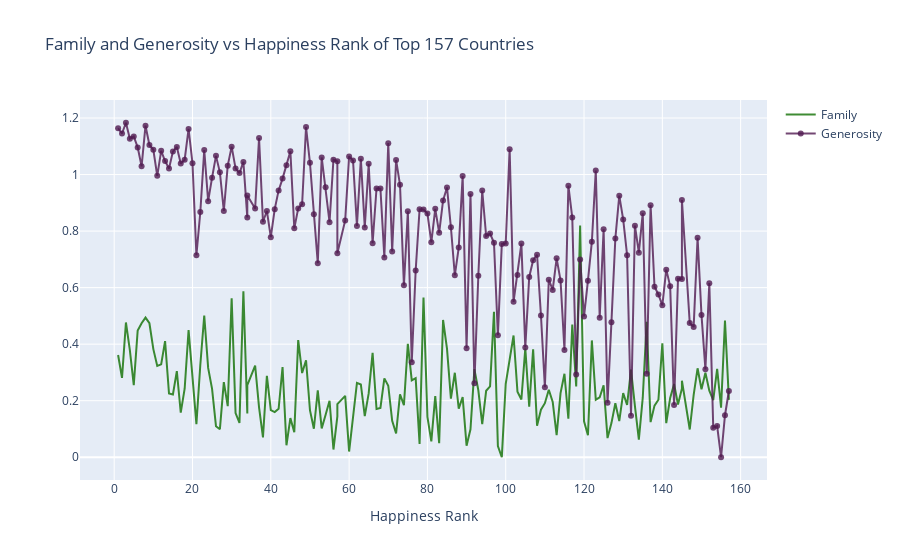

Source (notebook cell):
### Code cell
# Generosity and Family vs Happiness_Rank of Top 157 Countries in 2015

# prepare data frame
data_2016 = d_2016.iloc[:158,:]


# Creating trace1
trace1 = go.Scatter(
                    x = data_2016.Happiness_Rank,
                    y = data_2016.Generosity,
                    mode = "lines",
                    name = "Family",
                    marker = dict(color = 'rgba(16, 112, 2, 0.8)'),
                    text= data_2016.Country)
# Creating trace2
trace2 = go.Scatter(
                    x = data_2016.Happiness_Rank,
                    y = data_2016.Family,
                    mode = "lines+markers",
                    name = "Generosity",
                    marker = dict(color = 'rgba(80, 26, 80, 0.8)'),
                    text= data_2016.Country)
data = [trace1, trace2]
layout = dict(title = 'Family and Generosity vs Happiness Rank of Top 157 Countries',
              xaxis= dict(title= 'Happiness Rank',ticklen= 5,zeroline= False)
             )
fig = dict(data = data, layout = layout)
iplot(fig)

### Figure 1 — Plotly figure (JSON) as saved in the notebook; plotly's stock layout.template omitted (floating-point values rounded to 4 significant figures; data arrays with more than 128 entries replaced by an {"elided": "..."} marker saying what was removed)
{"data": [{"marker": {"color": "rgba(16, 112, 2, 0.8)"}, "mode": "lines", "name": "Family", "text": {"elided": "157 str values"}, "type": "scatter", "x": {"elided": "157 int values"}, "y": {"elided": "157 float values"}}, {"marker": {"color": "rgba(80, 26, 80, 0.8)"}, "mode": "lines+markers", "name": "Generosity", "text": {"elided": "157 str values"}, "type": "scatter", "x": {"elided": "157 int values"}, "y": {"elided": "157 float values"}}], "layout": {"title": {"text": "Family and Generosity vs Happiness Rank of Top 157 Countries"}, "xaxis": {"ticklen": 5, "title": {"text": "Happiness Rank"}, "zeroline": false}}}
